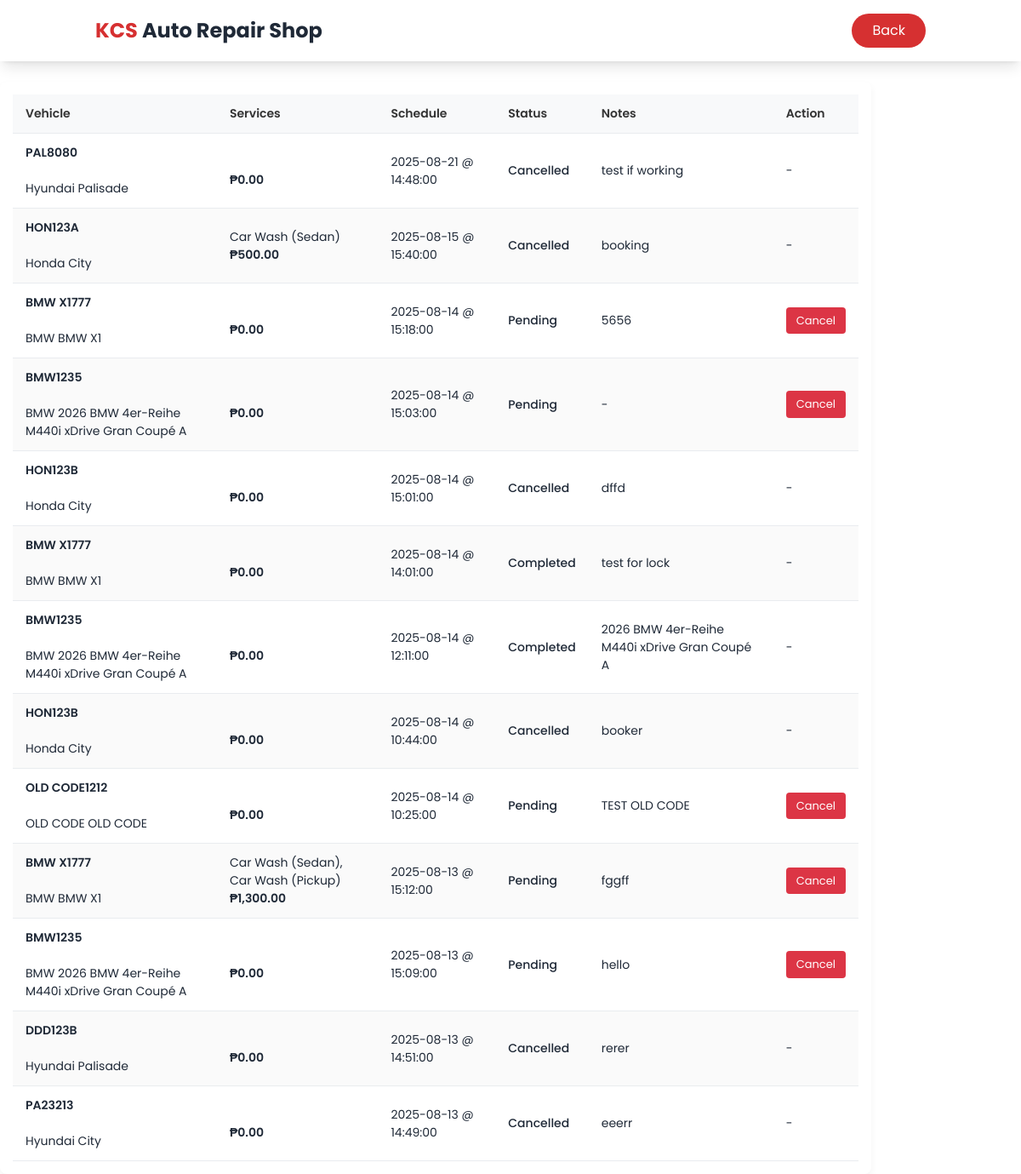
The app's page /my_appointments.php (signed in) with its own data.
### tables this page shows
CREATE TABLE `appointments` (
  `id` int(11) NOT NULL,
  `user_id` int(11) DEFAULT NULL,
  `vehicle_id` int(11) DEFAULT NULL,
  `service_id` int(11) DEFAULT NULL,
  `scheduled_date` date DEFAULT NULL,
  `scheduled_time` time DEFAULT NULL,
  `status` enum('pending','confirmed','in_progress','completed','cancelled','declined') DEFAULT 'pending',
  `notes` text DEFAULT NULL,
  `created_at` timestamp NOT NULL DEFAULT current_timestamp(),
  `bay_id` int(11) DEFAULT NULL,
  `mechanic_id` int(11) DEFAULT NULL
);

CREATE TABLE `vehicles` (
  `id` int(11) NOT NULL,
  `user_id` int(11) DEFAULT NULL,
  `brand` varchar(50) DEFAULT NULL,
  `model` varchar(50) DEFAULT NULL,
  `plate_number` varchar(20) DEFAULT NULL
);

### my_appointments.php (the view, shortened to what this page needs)
<?php
include 'header.php';
require_once 'config.php';
$user_id = $_SESSION['user']['id'];
$stmt = $pdo->prepare("
    SELECT
        a.id, a.scheduled_date, a.scheduled_time, a.status, a.notes,
        v.brand, v.model, v.plate_number,
        GROUP_CONCAT(s.name SEPARATOR ', ') AS service_names,
        SUM(s.cost) AS total_cost
    FROM appointments a
    JOIN vehicles v ON a.vehicle_id = v.id
    LEFT JOIN appointment_services aps ON aps.appointment_id = a.id
    LEFT JOIN services s ON aps.service_id = s.id
    WHERE a.user_id = ?
    GROUP BY a.id
    ORDER BY a.scheduled_date DESC, a.scheduled_time DESC
");
$stmt->execute([$user_id]);
$appointments = $stmt->fetchAll(PDO::FETCH_ASSOC);
?>
<!DOCTYPE html>
<html lang="en">
<head>
    <link rel="stylesheet" href="css/my_appointments.css">
</head>
<body>
    <br><br><br><br>
    <div class="container">
        <div class="main-content">
            <div class="appointments-table-container">
                <table class="appointments-table">
                    <thead>
                        <tr>
                            <th>Vehicle</th>
                            <th>Services</th>
                            <th>Schedule</th>
                            <th>Status</th>
                            <th>Notes</th>
                            <th>Action</th>
                        </tr>
                    </thead>
                    <tbody>
                        <?php foreach ($appointments as $row): ?>
                            <tr>
                                <td>
                                    <strong><?= htmlspecialchars($row['plate_number']) ?></strong><br>
                                    <?= htmlspecialchars($row['brand']) ?> <?= htmlspecialchars($row['model']) ?>
                                </td>
                                <td>
                                    <?= htmlspecialchars($row['service_names']) ?><br>
                                    <strong>₱<?= number_format($row['total_cost'], 2) ?></strong>
                                </td>
                                <td><?= $row['scheduled_date'] ?> @ <?= $row['scheduled_time'] ?></td>
                                <td><?= ucfirst($row['status']) ?></td>
                                <td><?= $row['notes'] ? htmlspecialchars($row['notes']) : '-' ?></td>
                                <td>
                                    <?php if (in_array($row['status'], ['pending', 'confirmed'])): ?>
                                        <form method="POST">
                                            <button type="submit" class="cancel-btn" onclick="return confirm('Cancel this appointment?')">Cancel</button>
                                        </form>
                                    <?php else: ?>
                                        -
                                    <?php endif; ?>
                                </td>
                            </tr>
                        <?php endforeach; ?>
                    </tbody>
                </table>
            </div>
        </div>
    </div>
</body>
</html>

### header.php (shortened to what this page needs)
<!DOCTYPE html>
<html lang="en">
<head>
    <script src="https://cdn.tailwindcss.com"></script>
    <link rel="stylesheet" href="https://cdnjs.cloudflare.com/ajax/libs/font-awesome/6.0.0/css/all.min.css">
    <link rel="stylesheet" href="css/header.css">
</head>
<body class="bg-white text-gray-800">
    <header class="fixed top-0 w-full bg-white shadow-lg z-50">
        <nav class="container mx-auto px-6 py-4 flex justify-between items-center">
            <div class="text-2xl font-bold text-gray-800">
                <span class="text-primary">KCS</span> Auto Repair Shop
            </div>
            <a href="index.php" class="bg-primary text-white px-6 py-2 rounded-full hover-lift flex items-center justify-center">Back</a>
        </nav>
    </header>

### css/header.css (style rules this page uses)
body { font-family: 'Poppins', sans-serif; }
.text-primary { color: #d63031; }
.bg-primary { background-color: #d63031; }
.hover-lift { transition: all 0.3s ease; }

### css/my_appointments.css (style rules this page uses)
.appointments-table-container { background-color: #ffffff; border-radius: 8px; box-shadow: 0 4px 8px rgba(0,0,0,0.05); padding: 15px; overflow-x: auto; }
.appointments-table { width: 100%; border-collapse: collapse; font-family: 'Poppins', sans-serif; font-size: 14px; }
.appointments-table thead { background-color: #f8f9fa; }
.appointments-table th, .appointments-table td { padding: 12px 15px; text-align: left; border-bottom: 1px solid #e9ecef; vertical-align: middle; }
.appointments-table th { font-weight: 600; color: #333; }
.appointments-table td strong { font-weight: 600; display: block; }
.appointments-table tbody tr:nth-child(even) { background-color: #fafafa; }
.appointments-table td:nth-child(4) { font-weight: 500; }
.cancel-btn { background-color: #dc3545; color: #fff; border: none; padding: 6px 12px; border-radius: 4px; cursor: pointer; font-size: 13px; transition: background-color 0.2s ease; }

### records on screen
appointments: vehicle.plate_number "PAL8080", vehicle.brand "Hyundai", vehicle.model "Palisade", total_cost "0.00", scheduled_date "2025-08-21", scheduled_time "14:48:00", status "Cancelled", notes "test if working"
appointments: vehicle.plate_number "HON123A", vehicle.brand "Honda", vehicle.model "City", service_names "Car Wash (Sedan)", total_cost "500.00", scheduled_date "2025-08-15", scheduled_time "15:40:00", status "Cancelled", notes "booking"
appointments: vehicle.plate_number "BMW X1777", vehicle.brand "BMW", vehicle.model "BMW X1", total_cost "0.00", scheduled_date "2025-08-14", scheduled_time "15:18:00", status "Pending", notes "5656"
appointments: vehicle.plate_number "BMW1235", vehicle.brand "BMW", vehicle.model "2026 BMW 4er-Reihe M440i xDrive Gran Coupé A", total_cost "0.00", scheduled_date "2025-08-14", scheduled_time "15:03:00", status "Pending"
appointments: vehicle.plate_number "HON123B", vehicle.brand "Honda", vehicle.model "City", total_cost "0.00", scheduled_date "2025-08-14", scheduled_time "15:01:00", status "Cancelled", notes "dffd"
appointments: vehicle.plate_number "BMW X1777", vehicle.brand "BMW", vehicle.model "BMW X1", total_cost "0.00", scheduled_date "2025-08-14", scheduled_time "14:01:00", status "Completed", notes "test for lock"
appointments: vehicle.plate_number "BMW1235", vehicle.brand "BMW", vehicle.model "2026 BMW 4er-Reihe M440i xDrive Gran Coupé A", total_cost "0.00", scheduled_date "2025-08-14", scheduled_time "12:11:00", status "Completed", notes "2026 BMW 4er-Reihe M440i xDrive Gran Coupé A"
appointments: vehicle.plate_number "HON123B", vehicle.brand "Honda", vehicle.model "City", total_cost "0.00", scheduled_date "2025-08-14", scheduled_time "10:44:00", status "Cancelled", notes "booker"
appointments: vehicle.plate_number "OLD CODE1212", vehicle.brand "OLD CODE", vehicle.model "OLD CODE", total_cost "0.00", scheduled_date "2025-08-14", scheduled_time "10:25:00", status "Pending", notes "TEST OLD CODE"
appointments: vehicle.plate_number "BMW X1777", vehicle.brand "BMW", vehicle.model "BMW X1", service_names "Car Wash (Sedan), Car Wash (Pickup)", total_cost "1,300.00", scheduled_date "2025-08-13", scheduled_time "15:12:00", status "Pending", notes "fggff"
appointments: vehicle.plate_number "BMW1235", vehicle.brand "BMW", vehicle.model "2026 BMW 4er-Reihe M440i xDrive Gran Coupé A", total_cost "0.00", scheduled_date "2025-08-13", scheduled_time "15:09:00", status "Pending", notes "hello"
appointments: vehicle.plate_number "DDD123B", vehicle.brand "Hyundai", vehicle.model "Palisade", total_cost "0.00", scheduled_date "2025-08-13", scheduled_time "14:51:00", status "Cancelled", notes "rerer"
appointments: vehicle.plate_number "PA23213", vehicle.brand "Hyundai", vehicle.model "City", total_cost "0.00", scheduled_date "2025-08-13", scheduled_time "14:49:00", status "Cancelled", notes "eeerr"
